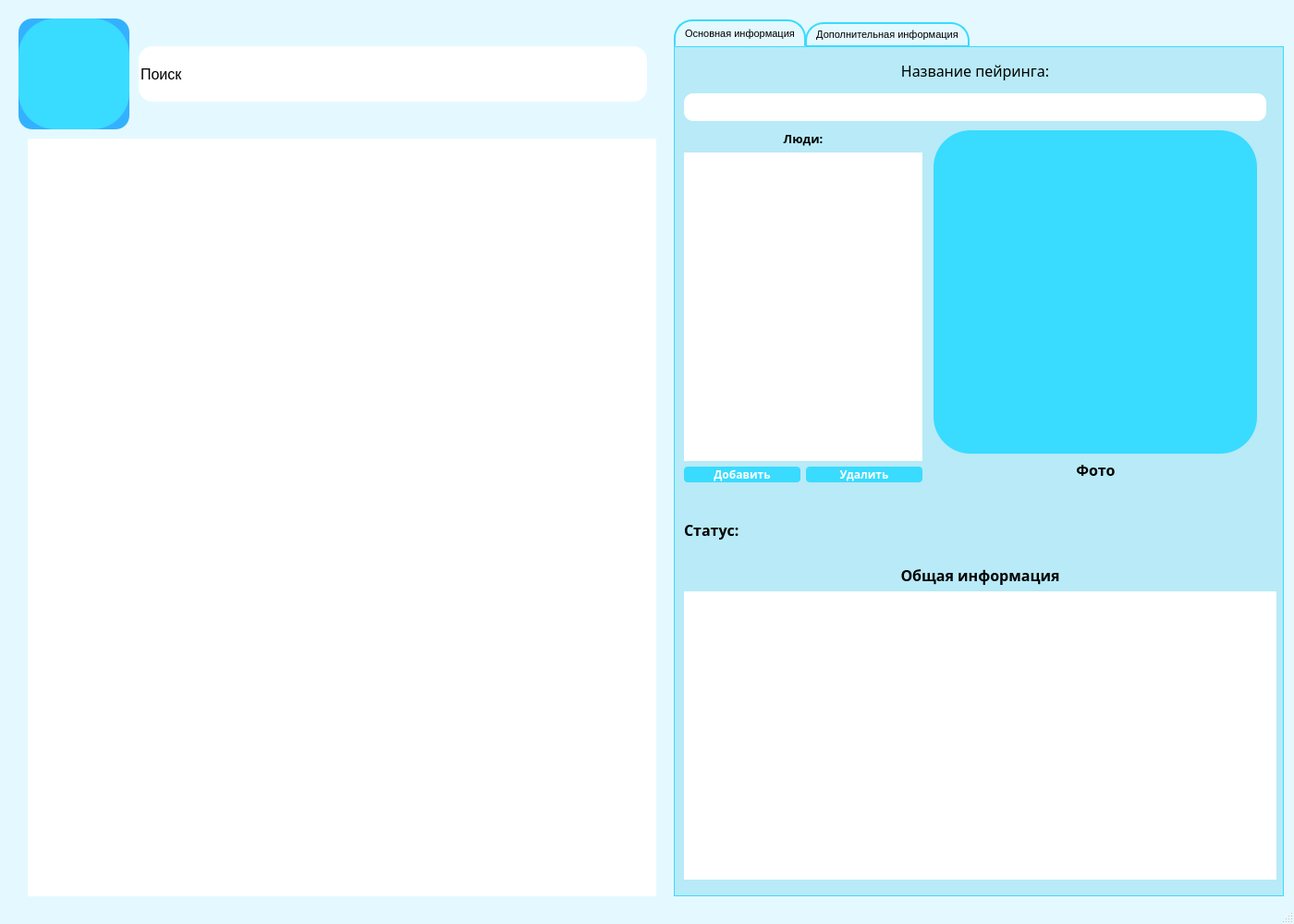
<?xml version="1.0" encoding="UTF-8"?>
<ui version="4.0">
 <class>MainWindow</class>
 <widget class="QMainWindow" name="MainWindow">
  <property name="geometry">
   <rect>
    <x>0</x>
    <y>0</y>
    <width>1400</width>
    <height>1000</height>
   </rect>
  </property>
  <property name="minimumSize">
   <size>
    <width>1400</width>
    <height>1000</height>
   </size>
  </property>
  <property name="maximumSize">
   <size>
    <width>1400</width>
    <height>1000</height>
   </size>
  </property>
  <property name="windowTitle">
   <string>Пейринги</string>
  </property>
  <property name="windowIcon">
   <iconset>
    <normaloff>../app_image/peirings.png</normaloff>../app_image/peirings.png</iconset>
  </property>
  <property name="styleSheet">
   <string notr="true">QMainWindow {
	background-color: rgb(228, 249, 255);
}
#pushButton, #pushButton_2, #pushButton_3, #pushButton_6 {
	border-radius: 40px;
	background-color: rgb(57, 219, 255);
	font: 87 14pt &quot;Arial Black&quot;;
	color: rgb(255, 255, 255);
}
#pushButton:hover, #pushButton_2:hover, #pushButton_3:hover, #pushButton_6:hover {
	border-radius: 49px;
	background-color: rgb(52, 202, 232);
}
#pushButton:pressed, #pushButton_2:pressed, #pushButton_6:pressed {
	border-radius: 55px;
	background-color: rgb(48, 188, 216);
}
QLineEdit {
	border-radius: 15px;
	font: 12pt &quot;Arial&quot;;
}
QLineEdit:hover {
	border-radius: 20px;
	font: 75 12pt &quot;Arial&quot;;
	background-color: rgb(250, 250, 250);
}
QFrame {
	border: none;
}
QListWidget {
	border-color: rgb(34, 189, 255);
}
#pushButton_6 {
	border-radius: 30px;
}
#pushButton_6:hover {
	border-radius: 35px;
}
#pushButton_6:pressed {
	border-radius: 40px;
}
QDateEdit
{
    min-height:24px;
    max-height:24px;
    border-radius:4px;
    border:1px solid #cccccc;
}
QDateEdit:hover,.QDateEdit:focus
{
    border-radius:8px;
}
QTabBar::tab {
    border: 2px solid rgb(57, 219, 255);
    border-bottom-color: rgb(57, 219, 255);
    border-top-left-radius: 20px;
    border-top-right-radius: 20px;
    padding: 2px;	
}
QTabWidget::pane {
    border: 1px solid black;
	border-color: rgb(57, 219, 255);
	background-color: rgb(184, 234, 247);
}

QTabWidget::tab-bar:top {
    top: 1px;
}

QTabWidget::tab-bar:bottom {
    bottom: 1px;
}

QTabWidget::tab-bar:left {
    right: 1px;
}

QTabWidget::tab-bar:right {
    left: 1px;
}

QTabBar::tab:selected {
    background: rgb(228, 249, 255);
}

QTabBar::tab:!selected {
    background-color: rgb(228, 249, 255);
}

QTabBar::tab:top:!selected {
    margin-top: 3px;
}

QTabBar::tab:bottom:!selected {
    margin-bottom: 3px;
}

QTabBar::tab:top, QTabBar::tab:bottom {
    min-width: 8ex;
    margin-right: -1px;
    padding: 5px 10px 5px 10px;
    min-width: 76ex;
}

QTabBar::tab:top:selected {
    border-bottom-color: none;
}

QTabBar::tab:bottom:selected {
    border-top-color: none;
}

QTabBar::tab:top:last, QTabBar::tab:bottom:last,
QTabBar::tab:top:only-one, QTabBar::tab:bottom:only-one {
    margin-right: 0;
}

QTabBar::tab:left:!selected {
    margin-right: 3px;
}

QTabBar::tab:right:!selected {
    margin-left: 3px;
}

QTabBar::tab:left, QTabBar::tab:right {
    min-height: 8ex;
    margin-bottom: -1px;
    padding: 10px 5px 10px 5px;
}

QTabBar::tab:left:selected {
    border-left-color: none;
}

QTabBar::tab:right:selected {
    border-right-color: none;
}

QTabBar::tab:left:last, QTabBar::tab:right:last,
QTabBar::tab:left:only-one, QTabBar::tab:right:only-one {
    margin-bottom: 0;
}
#lineEdit_2 {
	border-radius: 10px;
}
#lineEdit_2:hover {
	border-radius: 15px;
}
#pushButton_3 {
	background-color: rgba(255, 0, 0, 200);
	font: 87 20pt &quot;Arial Black&quot;;
}
#pushButton_3:hover {
	background-color: rgb(255, 0, 0);
}
#pushButton_3:pressed {
	border-radius: 50px;
}
#pushButton_4, #pushButton_5 {
	border-radius: 4px;
	background-color: rgb(57, 219, 255);
	color: rgb(255, 255, 255);
}
#pushButton_4:hover, #pushButton_5:hover {
	border-radius: 6px;
	background-color: rgb(52, 202, 232);
}
#pushButton_4:pressed, #pushButton_5:pressed {
	border-radius: 8px;
	background-color: rgb(48, 188, 216);
}
QComboBox:hover {
	background-color: rgb(250, 250, 250);
}
#lineEdit_3:hover {
	border-radius: 17px;
}
#pushButton_7 {
	border-radius: 15px;
	background-color: rgb(51, 177, 255);
	color: rgb(255, 255, 255);
}
#pushButton_7:hover {
	background-color: rgb(52, 202, 232);
	border-radius: 18px;
}
#pushButton_7:pressed {
	background-color: rgb(0, 222, 0);
}
#pushButton_8 {
	border-radius: 15px;
	background-color: rgb(51, 177, 255);
	color: rgb(255, 255, 255);
}
#pushButton_8:hover {
	background-color: rgb(52, 202, 232);
	border-radius: 18px;
}
#pushButton_8:pressed {
	background-color: rgb(0, 222, 0);
}</string>
  </property>
  <widget class="QWidget" name="centralwidget">
   <widget class="QPushButton" name="pushButton">
    <property name="geometry">
     <rect>
      <x>20</x>
      <y>20</y>
      <width>120</width>
      <height>120</height>
     </rect>
    </property>
    <property name="whatsThis">
     <string>&lt;html&gt;&lt;head/&gt;&lt;body&gt;&lt;p align=&quot;center&quot;&gt;Добавить личное сообщение&lt;/p&gt;&lt;/body&gt;&lt;/html&gt;</string>
    </property>
    <property name="text">
     <string/>
    </property>
    <property name="icon">
     <iconset>
      <normaloff>../app_image/Плюс.png</normaloff>../app_image/Плюс.png</iconset>
    </property>
    <property name="iconSize">
     <size>
      <width>110</width>
      <height>110</height>
     </size>
    </property>
   </widget>
   <widget class="QLineEdit" name="lineEdit">
    <property name="geometry">
     <rect>
      <x>150</x>
      <y>50</y>
      <width>550</width>
      <height>60</height>
     </rect>
    </property>
    <property name="font">
     <font>
      <family>Arial</family>
      <pointsize>12</pointsize>
      <weight>50</weight>
      <italic>false</italic>
      <bold>false</bold>
     </font>
    </property>
    <property name="text">
     <string>Поиск</string>
    </property>
   </widget>
   <widget class="QListWidget" name="listWidget">
    <property name="geometry">
     <rect>
      <x>30</x>
      <y>150</y>
      <width>680</width>
      <height>820</height>
     </rect>
    </property>
   </widget>
   <widget class="QTabWidget" name="tabWidget">
    <property name="geometry">
     <rect>
      <x>729</x>
      <y>20</y>
      <width>660</width>
      <height>950</height>
     </rect>
    </property>
    <property name="font">
     <font>
      <pointsize>8</pointsize>
     </font>
    </property>
    <property name="styleSheet">
     <string notr="true"/>
    </property>
    <property name="tabPosition">
     <enum>QTabWidget::North</enum>
    </property>
    <property name="currentIndex">
     <number>0</number>
    </property>
    <widget class="QWidget" name="tab">
     <attribute name="title">
      <string>Основная информация</string>
     </attribute>
     <widget class="QLabel" name="label">
      <property name="geometry">
       <rect>
        <x>10</x>
        <y>10</y>
        <width>630</width>
        <height>30</height>
       </rect>
      </property>
      <property name="font">
       <font>
        <family>Arial Black</family>
        <pointsize>12</pointsize>
        <weight>50</weight>
        <bold>false</bold>
       </font>
      </property>
      <property name="text">
       <string>Название пейринга:</string>
      </property>
      <property name="scaledContents">
       <bool>false</bool>
      </property>
      <property name="alignment">
       <set>Qt::AlignCenter</set>
      </property>
     </widget>
     <widget class="QLabel" name="label_4">
      <property name="geometry">
       <rect>
        <x>280</x>
        <y>445</y>
        <width>351</width>
        <height>25</height>
       </rect>
      </property>
      <property name="font">
       <font>
        <family>Arial Black</family>
        <pointsize>12</pointsize>
        <weight>75</weight>
        <bold>true</bold>
       </font>
      </property>
      <property name="text">
       <string>Фото</string>
      </property>
      <property name="scaledContents">
       <bool>false</bool>
      </property>
      <property name="alignment">
       <set>Qt::AlignCenter</set>
      </property>
     </widget>
     <widget class="QWidget" name="verticalLayoutWidget">
      <property name="geometry">
       <rect>
        <x>10</x>
        <y>90</y>
        <width>258</width>
        <height>381</height>
       </rect>
      </property>
      <layout class="QVBoxLayout" name="verticalLayout">
       <item>
        <widget class="QLabel" name="label_5">
         <property name="font">
          <font>
           <family>Arial Black</family>
           <pointsize>10</pointsize>
           <weight>75</weight>
           <bold>true</bold>
          </font>
         </property>
         <property name="text">
          <string>Люди:</string>
         </property>
         <property name="alignment">
          <set>Qt::AlignCenter</set>
         </property>
        </widget>
       </item>
       <item>
        <widget class="QListWidget" name="listWidget_2"/>
       </item>
       <item>
        <layout class="QHBoxLayout" name="horizontalLayout_3">
         <item>
          <widget class="QPushButton" name="pushButton_5">
           <property name="font">
            <font>
             <family>Arial Black</family>
             <pointsize>9</pointsize>
             <weight>75</weight>
             <bold>true</bold>
            </font>
           </property>
           <property name="text">
            <string>Добавить</string>
           </property>
          </widget>
         </item>
         <item>
          <widget class="QPushButton" name="pushButton_4">
           <property name="font">
            <font>
             <family>Arial Black</family>
             <pointsize>9</pointsize>
             <weight>75</weight>
             <bold>true</bold>
            </font>
           </property>
           <property name="text">
            <string>Удалить</string>
           </property>
          </widget>
         </item>
        </layout>
       </item>
      </layout>
     </widget>
     <widget class="QLineEdit" name="lineEdit_2">
      <property name="geometry">
       <rect>
        <x>10</x>
        <y>50</y>
        <width>630</width>
        <height>30</height>
       </rect>
      </property>
      <property name="font">
       <font>
        <family>Arial</family>
        <pointsize>12</pointsize>
        <weight>50</weight>
        <italic>false</italic>
        <bold>false</bold>
       </font>
      </property>
     </widget>
     <widget class="QPushButton" name="pushButton_2">
      <property name="geometry">
       <rect>
        <x>280</x>
        <y>90</y>
        <width>350</width>
        <height>350</height>
       </rect>
      </property>
      <property name="text">
       <string/>
      </property>
      <property name="icon">
       <iconset>
        <normaloff>../app_image/no_photo.png</normaloff>../app_image/no_photo.png</iconset>
      </property>
      <property name="iconSize">
       <size>
        <width>323</width>
        <height>323</height>
       </size>
      </property>
     </widget>
     <widget class="QWidget" name="verticalLayoutWidget_2">
      <property name="geometry">
       <rect>
        <x>10</x>
        <y>560</y>
        <width>641</width>
        <height>341</height>
       </rect>
      </property>
      <layout class="QVBoxLayout" name="verticalLayout_2">
       <item>
        <widget class="QLabel" name="label_2">
         <property name="font">
          <font>
           <family>Arial Black</family>
           <pointsize>12</pointsize>
           <weight>75</weight>
           <bold>true</bold>
          </font>
         </property>
         <property name="text">
          <string>Общая информация</string>
         </property>
         <property name="alignment">
          <set>Qt::AlignCenter</set>
         </property>
        </widget>
       </item>
       <item>
        <widget class="QTextEdit" name="textEdit">
         <property name="font">
          <font>
           <family>Arial</family>
           <pointsize>11</pointsize>
          </font>
         </property>
         <property name="html">
          <string>&lt;!DOCTYPE HTML PUBLIC &quot;-//W3C//DTD HTML 4.0//EN&quot; &quot;http://www.w3.org/TR/REC-html40/strict.dtd&quot;&gt;
&lt;html&gt;&lt;head&gt;&lt;meta name=&quot;qrichtext&quot; content=&quot;1&quot; /&gt;&lt;style type=&quot;text/css&quot;&gt;
p, li { white-space: pre-wrap; }
&lt;/style&gt;&lt;/head&gt;&lt;body style=&quot; font-family:'Arial'; font-size:11pt; font-weight:400; font-style:normal;&quot;&gt;
&lt;p align=&quot;justify&quot; style=&quot;-qt-paragraph-type:empty; margin-top:0px; margin-bottom:0px; margin-left:0px; margin-right:0px; -qt-block-indent:0; text-indent:0px; font-family:'MS Shell Dlg 2'; font-size:8pt;&quot;&gt;&lt;br /&gt;&lt;/p&gt;&lt;/body&gt;&lt;/html&gt;</string>
         </property>
        </widget>
       </item>
      </layout>
     </widget>
     <widget class="QLabel" name="label_8">
      <property name="geometry">
       <rect>
        <x>10</x>
        <y>505</y>
        <width>111</width>
        <height>35</height>
       </rect>
      </property>
      <property name="font">
       <font>
        <family>Arial Black</family>
        <pointsize>12</pointsize>
        <weight>75</weight>
        <bold>true</bold>
       </font>
      </property>
      <property name="text">
       <string>Статус:</string>
      </property>
     </widget>
     <widget class="QLabel" name="label_13">
      <property name="geometry">
       <rect>
        <x>149</x>
        <y>505</y>
        <width>500</width>
        <height>30</height>
       </rect>
      </property>
      <property name="font">
       <font>
        <family>Arial</family>
        <pointsize>10</pointsize>
        <weight>75</weight>
        <bold>true</bold>
       </font>
      </property>
      <property name="text">
       <string/>
      </property>
     </widget>
    </widget>
    <widget class="QWidget" name="tab_2">
     <attribute name="title">
      <string>Дополнительная информация</string>
     </attribute>
     <widget class="QWidget" name="horizontalLayoutWidget">
      <property name="geometry">
       <rect>
        <x>10</x>
        <y>10</y>
        <width>461</width>
        <height>71</height>
       </rect>
      </property>
      <layout class="QHBoxLayout" name="horizontalLayout">
       <item>
        <widget class="QLabel" name="label_6">
         <property name="font">
          <font>
           <family>Arial Black</family>
           <pointsize>14</pointsize>
           <weight>75</weight>
           <bold>true</bold>
          </font>
         </property>
         <property name="text">
          <string>DataBase ID:</string>
         </property>
         <property name="alignment">
          <set>Qt::AlignLeading|Qt::AlignLeft|Qt::AlignVCenter</set>
         </property>
        </widget>
       </item>
       <item>
        <widget class="QLabel" name="label_7">
         <property name="font">
          <font>
           <family>Arial Black</family>
           <pointsize>14</pointsize>
           <weight>75</weight>
           <bold>true</bold>
          </font>
         </property>
         <property name="text">
          <string/>
         </property>
         <property name="alignment">
          <set>Qt::AlignCenter</set>
         </property>
        </widget>
       </item>
      </layout>
     </widget>
     <widget class="QPushButton" name="pushButton_3">
      <property name="geometry">
       <rect>
        <x>10</x>
        <y>800</y>
        <width>630</width>
        <height>100</height>
       </rect>
      </property>
      <property name="font">
       <font>
        <family>Arial Black</family>
        <pointsize>20</pointsize>
        <weight>10</weight>
        <italic>false</italic>
        <bold>false</bold>
       </font>
      </property>
      <property name="text">
       <string>Удалить</string>
      </property>
     </widget>
     <widget class="QComboBox" name="comboBox">
      <property name="geometry">
       <rect>
        <x>130</x>
        <y>105</y>
        <width>360</width>
        <height>30</height>
       </rect>
      </property>
      <property name="font">
       <font>
        <family>Arial</family>
        <pointsize>10</pointsize>
        <weight>75</weight>
        <bold>true</bold>
       </font>
      </property>
      <item>
       <property name="text">
        <string>Вместе</string>
       </property>
      </item>
      <item>
       <property name="text">
        <string>Не вместе</string>
       </property>
      </item>
      <item>
       <property name="text">
        <string>Расстались</string>
       </property>
      </item>
      <item>
       <property name="text">
        <string>В соре</string>
       </property>
      </item>
      <item>
       <property name="text">
        <string>Нет информации</string>
       </property>
      </item>
      <item>
       <property name="text">
        <string>Больше не пейринг</string>
       </property>
      </item>
     </widget>
     <widget class="QLabel" name="label_9">
      <property name="geometry">
       <rect>
        <x>10</x>
        <y>102</y>
        <width>110</width>
        <height>35</height>
       </rect>
      </property>
      <property name="font">
       <font>
        <family>Arial Black</family>
        <pointsize>12</pointsize>
        <weight>75</weight>
        <bold>true</bold>
       </font>
      </property>
      <property name="text">
       <string>Статус:</string>
      </property>
      <property name="alignment">
       <set>Qt::AlignLeading|Qt::AlignLeft|Qt::AlignVCenter</set>
      </property>
     </widget>
     <widget class="QCheckBox" name="checkBox">
      <property name="geometry">
       <rect>
        <x>520</x>
        <y>105</y>
        <width>130</width>
        <height>30</height>
       </rect>
      </property>
      <property name="font">
       <font>
        <family>Arial Black</family>
        <pointsize>11</pointsize>
        <weight>75</weight>
        <bold>true</bold>
       </font>
      </property>
      <property name="text">
       <string>Свой</string>
      </property>
     </widget>
     <widget class="QLineEdit" name="lineEdit_3">
      <property name="geometry">
       <rect>
        <x>10</x>
        <y>140</y>
        <width>640</width>
        <height>35</height>
       </rect>
      </property>
     </widget>
     <widget class="QWidget" name="horizontalLayoutWidget_2">
      <property name="geometry">
       <rect>
        <x>10</x>
        <y>190</y>
        <width>641</width>
        <height>91</height>
       </rect>
      </property>
      <layout class="QHBoxLayout" name="horizontalLayout_2">
       <item>
        <layout class="QVBoxLayout" name="verticalLayout_3">
         <item>
          <widget class="QLabel" name="label_3">
           <property name="font">
            <font>
             <family>Arial Black</family>
             <pointsize>10</pointsize>
            </font>
           </property>
           <property name="text">
            <string>Дата начала (схождения)</string>
           </property>
           <property name="alignment">
            <set>Qt::AlignCenter</set>
           </property>
          </widget>
         </item>
         <item>
          <widget class="QDateEdit" name="dateEdit">
           <property name="font">
            <font>
             <family>Arial</family>
             <pointsize>9</pointsize>
             <weight>75</weight>
             <bold>true</bold>
            </font>
           </property>
           <property name="buttonSymbols">
            <enum>QAbstractSpinBox::NoButtons</enum>
           </property>
           <property name="calendarPopup">
            <bool>true</bool>
           </property>
          </widget>
         </item>
        </layout>
       </item>
       <item>
        <layout class="QVBoxLayout" name="verticalLayout_4">
         <item>
          <widget class="QLabel" name="label_10">
           <property name="font">
            <font>
             <family>Arial Black</family>
             <pointsize>10</pointsize>
            </font>
           </property>
           <property name="text">
            <string>Дата окончания (расставания)</string>
           </property>
           <property name="alignment">
            <set>Qt::AlignCenter</set>
           </property>
          </widget>
         </item>
         <item>
          <widget class="QDateEdit" name="dateEdit_2">
           <property name="font">
            <font>
             <family>Arial</family>
             <pointsize>9</pointsize>
             <weight>75</weight>
             <bold>true</bold>
            </font>
           </property>
           <property name="buttonSymbols">
            <enum>QAbstractSpinBox::NoButtons</enum>
           </property>
           <property name="calendarPopup">
            <bool>true</bool>
           </property>
          </widget>
         </item>
        </layout>
       </item>
      </layout>
     </widget>
     <widget class="QWidget" name="layoutWidget_2">
      <property name="geometry">
       <rect>
        <x>10</x>
        <y>290</y>
        <width>311</width>
        <height>361</height>
       </rect>
      </property>
      <layout class="QVBoxLayout" name="verticalLayout_6">
       <item>
        <widget class="QLabel" name="label_11">
         <property name="font">
          <font>
           <pointsize>11</pointsize>
           <weight>75</weight>
           <bold>true</bold>
          </font>
         </property>
         <property name="text">
          <string>Отчеты</string>
         </property>
         <property name="alignment">
          <set>Qt::AlignCenter</set>
         </property>
        </widget>
       </item>
       <item>
        <widget class="QListWidget" name="listWidget_4">
         <property name="border-radius" stdset="0">
          <string>22px</string>
         </property>
        </widget>
       </item>
      </layout>
     </widget>
     <widget class="QWidget" name="layoutWidget_4">
      <property name="geometry">
       <rect>
        <x>340</x>
        <y>290</y>
        <width>311</width>
        <height>361</height>
       </rect>
      </property>
      <layout class="QVBoxLayout" name="verticalLayout_8">
       <item>
        <widget class="QLabel" name="label_12">
         <property name="font">
          <font>
           <pointsize>11</pointsize>
           <weight>75</weight>
           <bold>true</bold>
          </font>
         </property>
         <property name="text">
          <string>Истории</string>
         </property>
         <property name="alignment">
          <set>Qt::AlignCenter</set>
         </property>
        </widget>
       </item>
       <item>
        <widget class="QListWidget" name="listWidget_6">
         <property name="border-radius" stdset="0">
          <string>22px</string>
         </property>
        </widget>
       </item>
      </layout>
     </widget>
     <widget class="QPushButton" name="pushButton_6">
      <property name="geometry">
       <rect>
        <x>10</x>
        <y>670</y>
        <width>630</width>
        <height>100</height>
       </rect>
      </property>
      <property name="font">
       <font>
        <family>Arial Black</family>
        <pointsize>14</pointsize>
        <weight>10</weight>
        <italic>false</italic>
        <bold>false</bold>
       </font>
      </property>
      <property name="text">
       <string>Совместные фотографии</string>
      </property>
     </widget>
     <widget class="QPushButton" name="pushButton_7">
      <property name="geometry">
       <rect>
        <x>480</x>
        <y>20</y>
        <width>170</width>
        <height>50</height>
       </rect>
      </property>
      <property name="font">
       <font>
        <family>Arial Black</family>
        <pointsize>14</pointsize>
       </font>
      </property>
      <property name="text">
       <string>Сохранить</string>
      </property>
     </widget>
    </widget>
   </widget>
   <widget class="QPushButton" name="pushButton_8">
    <property name="geometry">
     <rect>
      <x>20</x>
      <y>20</y>
      <width>120</width>
      <height>120</height>
     </rect>
    </property>
    <property name="font">
     <font>
      <family>Arial Black</family>
      <pointsize>14</pointsize>
     </font>
    </property>
    <property name="text">
     <string/>
    </property>
    <property name="icon">
     <iconset>
      <normaloff>../app_image/save.png</normaloff>../app_image/save.png</iconset>
    </property>
    <property name="iconSize">
     <size>
      <width>110</width>
      <height>110</height>
     </size>
    </property>
   </widget>
   <zorder>pushButton_8</zorder>
   <zorder>pushButton</zorder>
   <zorder>lineEdit</zorder>
   <zorder>listWidget</zorder>
   <zorder>tabWidget</zorder>
  </widget>
  <widget class="QStatusBar" name="statusbar"/>
 </widget>
 <resources/>
 <connections/>
</ui>
